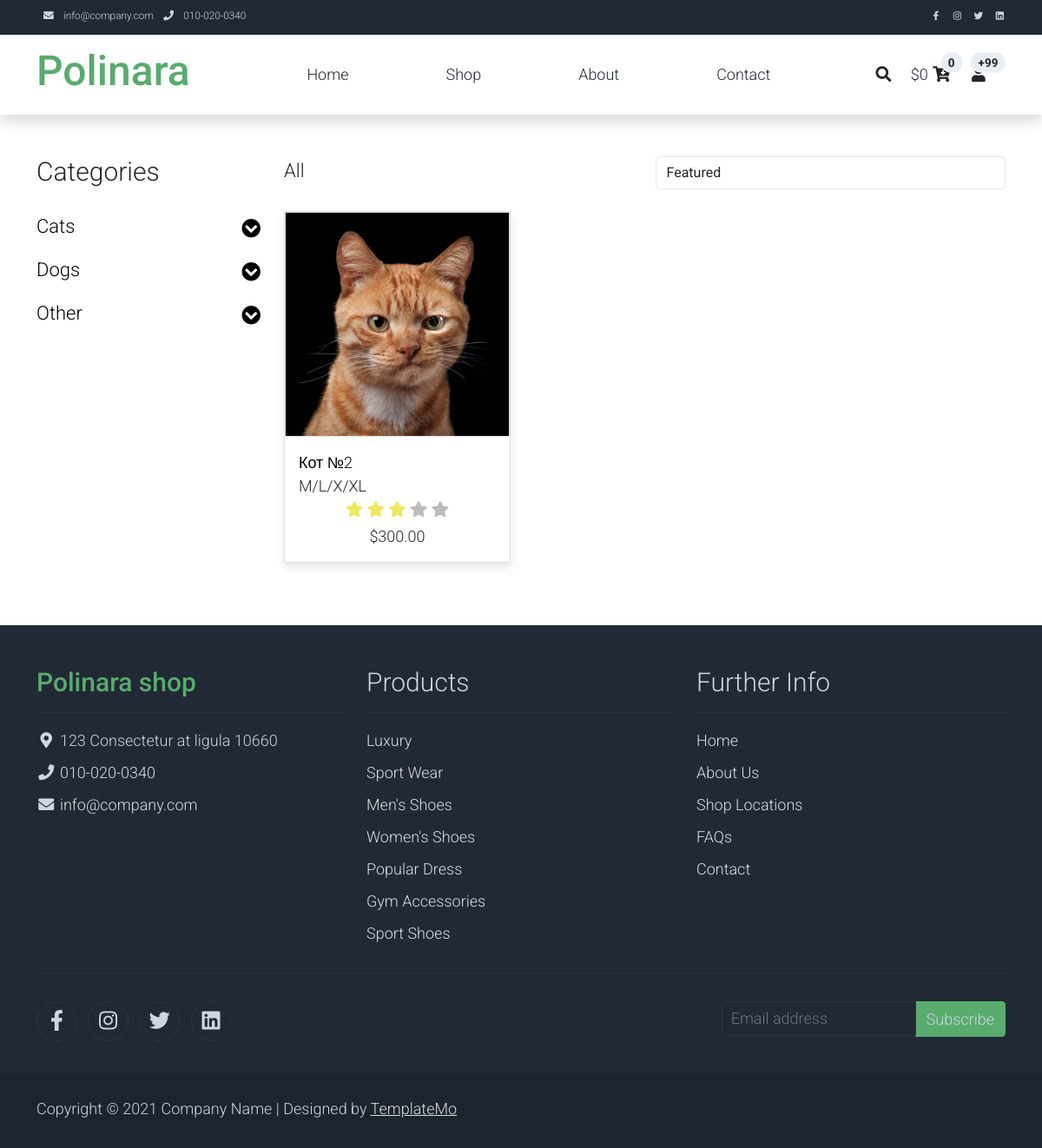
Screenshot of /kot-ulichnyj/ with the database file from the repository.
### shop/models.py (models this page shows, shortened)
class MainCatigory(models.Model):
    name = models.CharField(max_length=200, db_index=True)
    slug = models.SlugField(max_length=200, db_index=True, unique=True)
    class Meta:
        ordering = ('name',)
        verbose_name = 'Главная категория'
        verbose_name_plural = 'Главная категории'

class Product(models.Model):
    category = models.ForeignKey(Category, related_name='products', on_delete=models.CASCADE)
    name = models.CharField(max_length=200, db_index=True)
    slug = models.SlugField(max_length=200, db_index=True)
    image = models.ImageField(upload_to='products/%Y/%m/%d', blank=True)
    description = models.TextField(blank=True)
    price = models.DecimalField(max_digits=10, decimal_places=2)
    stock = models.PositiveIntegerField()
    available = models.BooleanField(default=True)
    created = models.DateTimeField(auto_now_add=True)
    updated = models.DateTimeField(auto_now=True)
    class Meta:
        ordering = ('name',)
        index_together = (('id', 'slug'),)
    def get_absolute_url(self):
        return reverse('shop:product_detail',
                        args=[self.id, self.slug])

### shop/views.py (the view)
# urls.py: path('<str:category_slug>/', views.product_list, name='product_list_by_category'),
def product_list(request, category_slug=None):
    category = None
    main_category = MainCatigory.objects.all()
    categories = []
    for mc in main_category:
        c = Category.objects.filter(main_category__name=mc.name)
        categories.append([mc.name, c])
    products = Product.objects.filter(available=True)
    test_dt = [1, 2, 3]
    if category_slug:
        category = get_object_or_404(Category, slug=category_slug)
        products = products.filter(category=category)
    return render(request,
                  'shop/product/list.html',
                  {
                    'category': category,
                   'categories': categories,
                   'products': products
                   })

### cart/cart.py (called while the page is built)
    def __len__(self):
        return sum(item['quantity'] for item in self.cart.values())

    def get_total_price(self):
        return sum(Decimal(item['price']) * item['quantity'] for item in
                self.cart.values())

### cart/context_processors.py (called while the page is built)
def cart(request):
    return {'cart': Cart(request)}

### shop/models.py (called while the page is built)
    def get_absolute_url(self):
        return reverse('shop:product_list_by_category',
                        args=[self.slug])

### shop/templates/shop/product/list.html (shortened to what this page needs)
{% extends "shop/base.html" %}
{% load static %}
{% block content %}
<div>
<div class="container py-5">
    <div class="row">
        <div class="col-lg-3">
            <h1 class="h2 pb-4">Categories</h1>
            <ul class="list-unstyled templatemo-accordion">
                {% for mc in categories %}
                <li class="pb-3">
                    <a class="collapsed d-flex justify-content-between h3 text-decoration-none" href="#">
                        {{ mc.0 }}
                        <i class="fa fa-fw fa-chevron-circle-down mt-1"></i>
                    </a>
                </li>
                {% endfor %}
            </ul>
        </div>
        <div class="col-lg-9">
            <div class="row">
                <div class="col-md-6">
                    <ul class="list-inline shop-top-menu pb-3 pt-1">
                        <li class="list-inline-item">
                            <a class="h3 text-dark text-decoration-none mr-3" href="/shop">All</a>
                        </li>
                    </ul>
                </div>
                <div class="col-md-6 pb-4">
                    <div class="d-flex">
                        <select class="form-control">
                            <option>Featured</option>
                        </select>
                    </div>
                </div>
            </div>
            <div class="row">
                {% for product in products %}
                <div class="col-md-4">
                    <div class="card mb-4 product-wap rounded-0">
                        <div class="card rounded-0">
                            <img class="card-img rounded-0 img-fluid" src="{% if product.image %}{{ product.image.url }}{% else %}{% static "img/no_image.png" %}{% endif %}" >
                        </div>
                        <div class="card-body">
                            <a href="{{ product.get_absolute_url }}" class="h3 text-decoration-none">{{ product.name }}</a>
                            <ul class="w-100 list-unstyled d-flex justify-content-between mb-0">
                                <li>M/L/X/XL</li>
                            </ul>
                            <ul class="list-unstyled d-flex justify-content-center mb-1">
                                <li>
                                    <i class="text-warning fa fa-star"></i>
                                    <i class="text-warning fa fa-star"></i>
                                    <i class="text-warning fa fa-star"></i>
                                    <i class="text-muted fa fa-star"></i>
                                    <i class="text-muted fa fa-star"></i>
                                </li>
                            </ul>
                            <p class="text-center mb-0">${{ product.price }}</p>
                        </div>
                    </div>
                </div>
                {% endfor %}
            </div>
        </div>
    </div>
</div>
</div>
{% endblock %}

### shop/static/css/templatemo.css (style rules this page uses)
body, ul, li, p, a, label, input, div { font-family: 'Roboto', sans-serif; font-size: 18px !important; font-weight: 300 !important; }
.h2 { font-family: 'Roboto', sans-serif; font-size: 30px !important; font-weight: 300; }
.h3 { font-family: 'Roboto', sans-serif; font-size: 22px !important; }
.text-warning { color: #ede861 !important; }
.text-muted { color: #bcbcbc !important; }
.templatemo-accordion a { color: #000; }
.product-wap { box-shadow: 0px 5px 10px 0px rgba(0, 0, 0, 0.10); }
.card.product-wap a { color: #000; }
.form-control { border: 1px solid #e8e8e8; }
.product-wap .h3, .product-wap li, .product-wap i, .product-wap p { font-size: 12px !important; }
@media (min-width: 992px) { .product-wap .h3, .product-wap li, .product-wap i, .product-wap p { font-size: 18px !important; } }

### shop/static/css/created.css (style rules this page uses)
* { margin: 0; padding: 0 }

### rows the page displays
MainCatigory: name "Cats"
MainCatigory: name "Dogs"
MainCatigory: name "Other"
Product: image (picture), name "Кот №2", price "300.00"

### other values shown
{{ cart.get_total_price }} "0"
{{ total_items }} "0"
